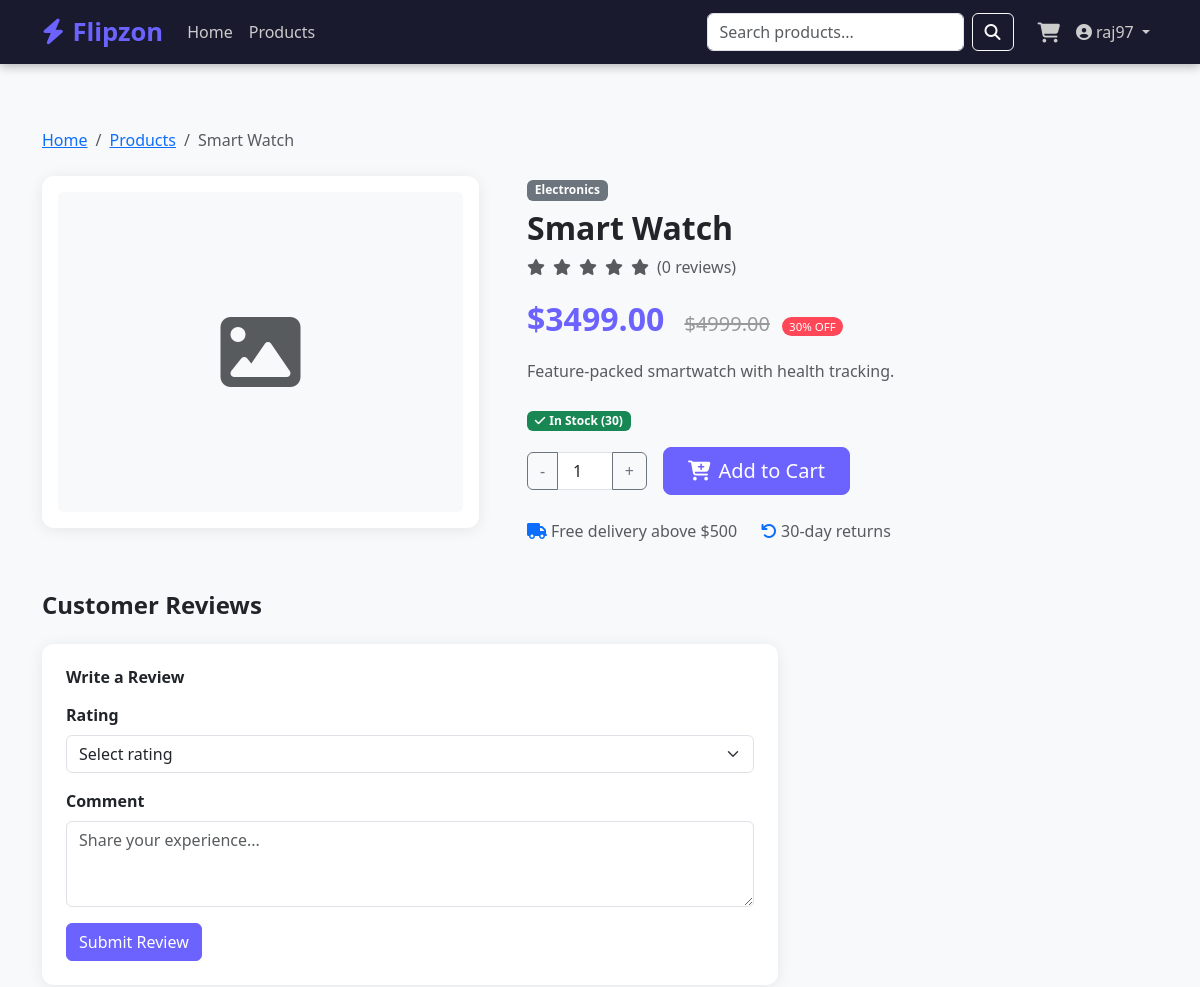
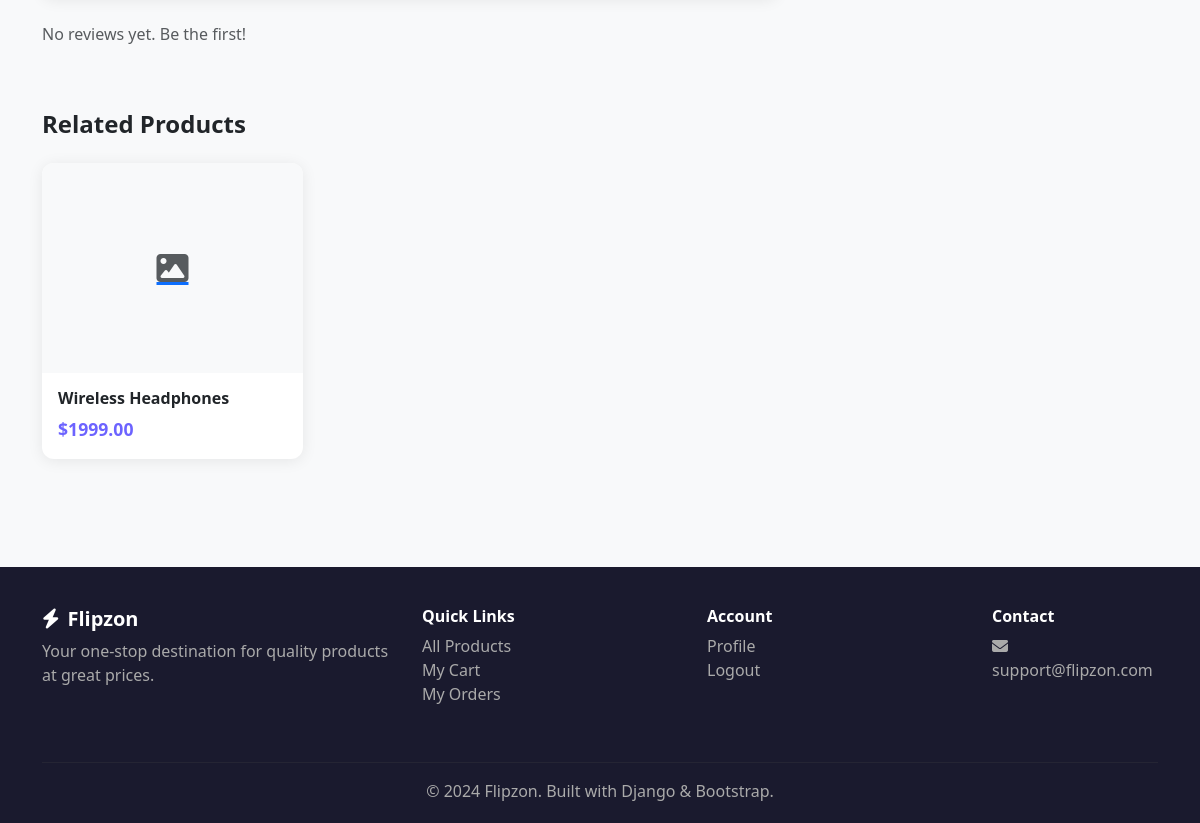
The page /products/smart-watch/ (signed in) on the database its author committed (2 pictures, top to bottom).
### store/models.py (models this page shows, shortened)
class Product(models.Model):
    category = models.ForeignKey(Category, on_delete=models.CASCADE, related_name='products')
    name = models.CharField(max_length=200)
    slug = models.SlugField(unique=True, blank=True)
    description = models.TextField()
    price = models.DecimalField(max_digits=10, decimal_places=2)
    discount_price = models.DecimalField(max_digits=10, decimal_places=2, blank=True, null=True)
    image = models.ImageField(upload_to='products/', blank=True, null=True)
    stock = models.PositiveIntegerField(default=0)
    available = models.BooleanField(default=True)
    featured = models.BooleanField(default=False)
    created_at = models.DateTimeField(auto_now_add=True)
    class Meta:
        ordering = ['-created_at']
    @property
    def final_price(self):
        return self.discount_price if self.discount_price else self.price
    @property
    def discount_percent(self):
        if self.discount_price:
            return int(((self.price - self.discount_price) / self.price) * 100)
        return 0
    @property
    def in_stock(self):
        return self.stock > 0

class Category(models.Model):
    name = models.CharField(max_length=200)
    slug = models.SlugField(unique=True, blank=True)
    description = models.TextField(blank=True)
    class Meta:
        verbose_name_plural = 'Categories'
        ordering = ['name']

### store/views.py (the view)
# urls.py: path('products/<slug:slug>/', views.product_detail, name='product_detail'),
def product_detail(request, slug):
    product = get_object_or_404(Product, slug=slug, available=True)
    reviews = product.reviews.all()
    avg_rating = reviews.aggregate(Avg('rating'))['rating__avg'] or 0
    related = Product.objects.filter(category=product.category, available=True).exclude(id=product.id)[:4]
    user_review = reviews.filter(user=request.user).first() if request.user.is_authenticated else None
    return render(request, 'store/product_detail.html', {
        'product': product,
        'reviews': reviews,
        'avg_rating': round(avg_rating, 1),
        'related': related,
        'user_review': user_review,
    })

### templates/store/product_detail.html (shortened to what this page needs)
{% extends 'base.html' %}
{% block content %}
<div class="container py-5">
  <nav aria-label="breadcrumb" class="mb-4">
    <ol class="breadcrumb">
      <li class="breadcrumb-item"><a href="{% url 'store:home' %}">Home</a></li>
      <li class="breadcrumb-item"><a href="{% url 'store:product_list' %}">Products</a></li>
      <li class="breadcrumb-item active">{{ product.name }}</li>
    </ol>
  </nav>
  <div class="row g-5">
    <div class="col-md-5">
      <div class="card p-3">
        {% if product.image %}
          <img src="{{ product.image.url }}" class="img-fluid rounded" alt="{{ product.name }}">
        {% else %}
          <div class="bg-light rounded d-flex align-items-center justify-content-center" style="height:320px;">
            <i class="fas fa-image fa-5x text-muted"></i>
          </div>
        {% endif %}
      </div>
    </div>
    <div class="col-md-7">
      <span class="badge bg-secondary mb-2">{{ product.category.name }}</span>
      <h2 class="fw-bold">{{ product.name }}</h2>
      <div class="d-flex align-items-center gap-2 mb-3">
        {% for i in "12345" %}
          <i class="fas fa-star {% if forloop.counter <= avg_rating %}star{% else %}text-muted{% endif %}"></i>
        {% endfor %}
        <span class="text-muted">({{ reviews.count }} reviews)</span>
      </div>
      <div class="mb-3">
        <span class="fs-2 fw-bold" style="color:#6c63ff;">${{ product.final_price|floatformat:2 }}</span>
        {% if product.discount_price %}
          <span class="old-price ms-3 fs-5">${{ product.price|floatformat:2 }}</span>
          <span class="discount-badge ms-2">{{ product.discount_percent }}% OFF</span>
        {% endif %}
      </div>
      <p class="text-muted mb-4">{{ product.description }}</p>
      {% if product.in_stock %}
        <p><span class="badge bg-success"><i class="fas fa-check me-1"></i>In Stock ({{ product.stock }})</span></p>
        <form action="{% url 'cart:add' product.id %}" method="post" class="d-flex align-items-center gap-3">
          <div class="input-group" style="width:120px;">
            <button type="button" class="btn btn-outline-secondary" onclick="changeQty(-1)">-</button>
            <input type="number" name="quantity" id="qty" value="1" min="1" max="{{ product.stock }}" class="form-control text-center">
            <button type="button" class="btn btn-outline-secondary" onclick="changeQty(1)">+</button>
          </div>
          <button type="submit" class="btn btn-primary btn-lg px-4"><i class="fas fa-cart-plus me-2"></i>Add to Cart</button>
        </form>
      {% else %}
        <button class="btn btn-secondary btn-lg" disabled>Out of Stock</button>
      {% endif %}
      <div class="mt-4 d-flex gap-4 text-muted">
        <span><i class="fas fa-truck me-1 text-primary"></i>Free delivery above $500</span>
        <span><i class="fas fa-undo me-1 text-primary"></i>30-day returns</span>
      </div>
    </div>
  </div>
  <div class="row mt-5">
    <div class="col-md-8">
      <h4 class="fw-bold mb-4">Customer Reviews</h4>
      {% if user.is_authenticated and not user_review %}
        <div class="card p-4 mb-4">
          <h6 class="fw-bold mb-3">Write a Review</h6>
          <form action="{% url 'store:add_review' product.slug %}" method="post">
            <div class="mb-3">
              <label class="form-label fw-semibold">Rating</label>
              <select name="rating" class="form-select" required>
                <option value="">Select rating</option>
              </select>
            </div>
            <div class="mb-3">
              <label class="form-label fw-semibold">Comment</label>
              <textarea name="comment" class="form-control" rows="3" placeholder="Share your experience..." required></textarea>
            </div>
            <button type="submit" class="btn btn-primary">Submit Review</button>
          </form>
        </div>
      {% elif not user.is_authenticated %}
        <div class="alert alert-info">
          <a href="{% url 'accounts:login' %}">Login</a> to write a review.
        </div>
      {% endif %}
      {% for review in reviews %}
        <div class="card p-4 mb-3">
          <div class="d-flex justify-content-between">
            <strong>{{ review.user.get_full_name|default:review.user.username }}</strong>
            <small class="text-muted">{{ review.created_at|date:"M d, Y" }}</small>
          </div>
          <div class="my-1">
            {% for i in "12345" %}
              <i class="fas fa-star {% if forloop.counter <= review.rating %}star{% else %}text-muted{% endif %} fa-sm"></i>
            {% endfor %}
          </div>
          <p class="mb-0 text-muted">{{ review.comment }}</p>
        </div>
      {% empty %}
        <p class="text-muted">No reviews yet. Be the first!</p>
      {% endfor %}
    </div>
  </div>
  {% if related %}
    <div class="mt-5">
      <h4 class="fw-bold mb-4">Related Products</h4>
      <div class="row g-4">
        {% for p in related %}
          <div class="col-6 col-md-3">
            <div class="card h-100">
              <a href="{% url 'store:product_detail' p.slug %}">
                {% if p.image %}
                  <img src="{{ p.image.url }}" class="product-img w-100" alt="{{ p.name }}">
                {% else %}
                  <div class="product-img w-100 bg-light d-flex align-items-center justify-content-center">
                    <i class="fas fa-image fa-2x text-muted"></i>
                  </div>
                {% endif %}
              </a>
              <div class="card-body">
                <h6 class="fw-bold">
                  <a href="{% url 'store:product_detail' p.slug %}" class="text-dark text-decoration-none">{{ p.name }}</a>
                </h6>
                <span class="price">${{ p.final_price|floatformat:2 }}</span>
              </div>
            </div>
          </div>
        {% endfor %}
      </div>
    </div>
  {% endif %}
</div>
{% endblock %}

### templates/base.html (shortened to what this page needs)
<!DOCTYPE html>
<html lang="en">
<head>
    <link href="https://cdn.jsdelivr.net/npm/bootstrap@5.3.0/dist/css/bootstrap.min.css" rel="stylesheet">
    <link href="https://cdnjs.cloudflare.com/ajax/libs/font-awesome/6.4.0/css/all.min.css" rel="stylesheet">
</head>
<body>
<nav class="navbar navbar-expand-lg navbar-dark sticky-top">
    <div class="container">
        <a class="navbar-brand" href="{% url 'store:home' %}">
            <i class="fas fa-bolt me-2"></i>Flipzon
        </a>
        <div class="collapse navbar-collapse" id="nav">
            <ul class="navbar-nav me-auto">
                <li class="nav-item">
                    <a class="nav-link" href="{% url 'store:home' %}">Home</a>
                </li>
                <li class="nav-item">
                    <a class="nav-link" href="{% url 'store:product_list' %}">Products</a>
                </li>
            </ul>
            <form class="d-flex me-3" action="{% url 'store:product_list' %}" method="get">
                <input class="form-control me-2"
                       type="search"
                       name="q"
                       placeholder="Search products..."
                       value="{{ request.GET.q }}">
                <button class="btn btn-outline-light" type="submit">
                    <i class="fas fa-search"></i>
                </button>
            </form>
            <ul class="navbar-nav">
                <li class="nav-item">
                    <a class="nav-link position-relative" href="{% url 'cart:detail' %}">
                        <i class="fas fa-shopping-cart fa-lg"></i>
                    </a>
                </li>
                {% if user.is_authenticated %}
                <li class="nav-item dropdown">
                    <a class="nav-link dropdown-toggle" href="#" data-bs-toggle="dropdown">
                        <i class="fas fa-user-circle me-1"></i>{{ user.username }}
                    </a>
                </li>
                {% endif %}
            </ul>
        </div>
    </div>
</nav>
{% block content %}{% endblock %}
<footer class="footer">
    <div class="container">
        <div class="row">
            <div class="col-md-4 mb-4">
                <h5 class="text-white fw-bold">
                    <i class="fas fa-bolt me-2"></i>Flipzon
                </h5>
                <p>Your one-stop destination for quality products at great prices.</p>
            </div>
            <div class="col-md-3 mb-4">
                <h6 class="text-white fw-bold">Quick Links</h6>
                <ul class="list-unstyled">
                    <li><a href="{% url 'store:product_list' %}">All Products</a></li>
                    <li><a href="{% url 'cart:detail' %}">My Cart</a></li>
                    {% if user.is_authenticated %}
                    <li><a href="{% url 'orders:order_list' %}">My Orders</a></li>
                    {% endif %}
                </ul>
            </div>
            <div class="col-md-3 mb-4">
                <h6 class="text-white fw-bold">Account</h6>
                <ul class="list-unstyled">
                    {% if user.is_authenticated %}
                        <li><a href="{% url 'accounts:profile' %}">Profile</a></li>
                        <li><a href="{% url 'accounts:logout' %}">Logout</a></li>
                    {% else %}
                        <li><a href="{% url 'accounts:login' %}">Login</a></li>
                        <li><a href="{% url 'accounts:register' %}">Register</a></li>
                    {% endif %}
                </ul>
            </div>
            <div class="col-md-2 mb-4">
                <h6 class="text-white fw-bold">Contact</h6>
                <p><i class="fas fa-envelope me-1"></i>support@flipzon.com</p>
            </div>
        </div>
        <hr style="border-color:#444;">
        <p class="text-center mb-0">
            &copy; 2024 Flipzon. Built with Django & Bootstrap.
        </p>
    </div>
</footer>
</body>
</html>

### templates/base.html (style rules this page uses)
:root { --primary: #6c63ff; --secondary: #f5a623; --dark: #1a1a2e; }
body { font-family: 'Segoe UI', sans-serif; background: #f8f9fa; }
.navbar { background: var(--dark) !important; box-shadow: 0 2px 10px rgba(0,0,0,0.3); }
.navbar-brand { font-size: 1.6rem; font-weight: 800; color: var(--primary) !important; }
.navbar .nav-link { color: #ccc !important; font-weight: 500; }
.btn-primary { background: var(--primary); border-color: var(--primary); }
.card { border: none; box-shadow: 0 2px 15px rgba(0,0,0,0.08); border-radius: 12px; transition: transform 0.2s, box-shadow 0.2s; }
.product-img { height: 210px; object-fit: cover; border-radius: 12px 12px 0 0; }
.price { color: var(--primary); font-weight: 700; font-size: 1.1rem; }
.old-price { text-decoration: line-through; color: #999; font-size: 0.85rem; }
.discount-badge { background: #ff4757; color: #fff; font-size: 0.72rem; padding: 2px 7px; border-radius: 20px; }
.footer { background: var(--dark); color: #aaa; padding: 40px 0 20px; margin-top: 60px; }
.footer a { color: #aaa; text-decoration: none; }

### rows shown on the page
Product: name "Smart Watch", category.name "Electronics", final_price "3499.00", price "4999.00", discount_percent "30", description "Feature-packed smartwatch with health tracking.", stock "30"
Product: name "Wireless Headphones", final_price "1999.00"

### other values the page prints
{{ user.username }} "raj97"
{{ reviews.count }} "0"
